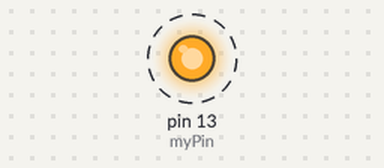
This sketch was run on a simulated Arduino Uno, built with avr-gcc and run on an emulated ATmega328P. Parts: output pins drawn as LEDs (lit = HIGH). Dashed ring = blinking.

Above: at 0.2 s.
Timing chart, 0 to 3.0 s (numbered marks = the images above):
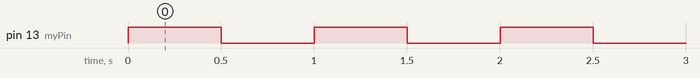

Measured:
- by itself, pin 13 (myPin): alternates HIGH for 0.50 s and LOW for 0.50 s

The sketch:

sketch_apr28a.ino
```cpp
int myPin= 13;
void setup() {
  // put your setup code here, to run once:

  pinMode (myPin, OUTPUT);
}

void loop() {
  // put your main code here, to run repeatedly:
  digitalWrite (myPin, HIGH);
  delay (500);
  digitalWrite (myPin, LOW);
  delay (500);
}
```
